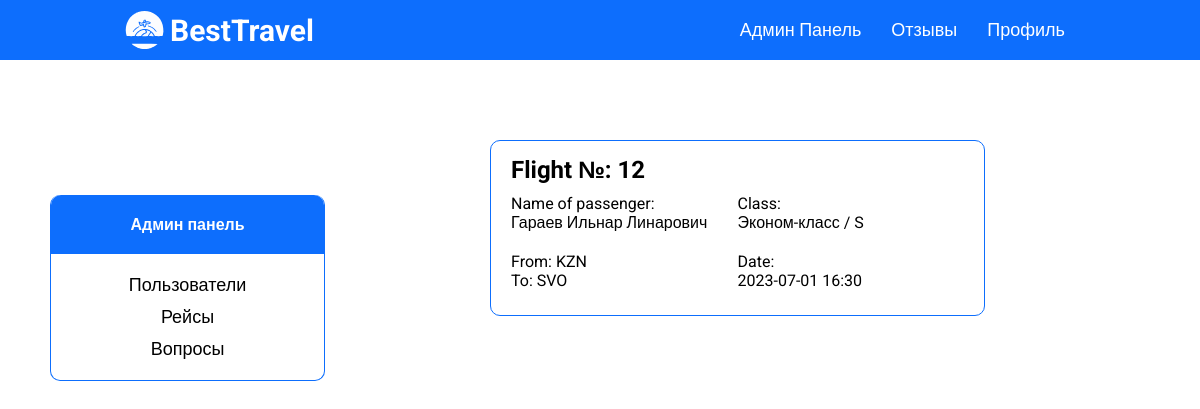
Before: /bookings-user-page.php/2?page=1 (signed in) with the older database file.
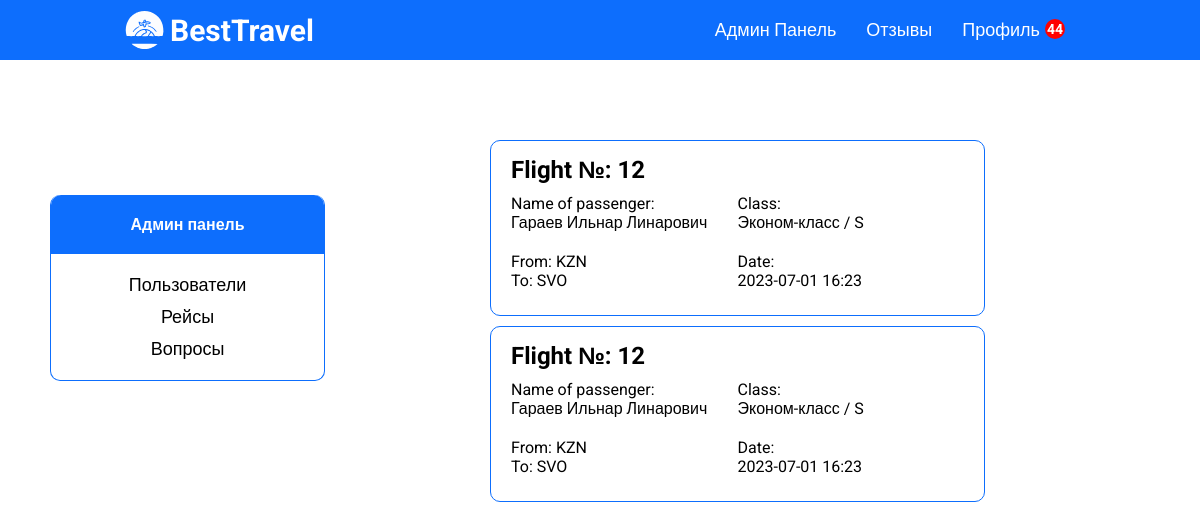
After: the same page with the newer database file.
### tables this page shows
CREATE TABLE `bookings` (
  `book_id` int(11) NOT NULL,
  `flight_id` int(11) NOT NULL,
  `surname` varchar(50) NOT NULL,
  `name` varchar(50) NOT NULL,
  `patronymic` varchar(50) NOT NULL,
  `gender_id` int(11) NOT NULL,
  `birth_date` date NOT NULL,
  `document` varchar(50) NOT NULL,
  `booking_date` timestamp NOT NULL DEFAULT CURRENT_TIMESTAMP,
  `class_id` int(11) NOT NULL,
  `contact_email` varchar(50) NOT NULL,
  `contact_phone` varchar(50) NOT NULL,
  `user_id` int(11) DEFAULT NULL,
  `seat_id` int(11) DEFAULT NULL,
  `total_amount` int(111) NOT NULL
);

CREATE TABLE `classes` (
  `class_id` int(11) NOT NULL,
  `class` varchar(20) NOT NULL,
  `class_code` varchar(10) NOT NULL
);

CREATE TABLE `airports` (
  `airport_id` int(11) NOT NULL,
  `airport_name` varchar(255) NOT NULL,
  `city_id` int(11) NOT NULL,
  `airport_code` varchar(11) NOT NULL
);

CREATE TABLE `flights` (
  `flight_id` int(11) NOT NULL,
  `scheduled_departure` datetime NOT NULL,
  `scheduled_arrival` datetime NOT NULL,
  `departure_airport` int(11) NOT NULL,
  `arrival_airport` int(11) NOT NULL,
  `status_id` int(11) NOT NULL,
  `aircraft_id` int(11) NOT NULL,
  `price` int(11) NOT NULL,
  `actual_departure` datetime DEFAULT NULL,
  `actual_arrival` datetime DEFAULT NULL
);

### functions/methods.php (called while the page is built)
<?php
    class Methods
    {
        public function pagination($array, $max, $page) {
            $max_results = $max;
            $pages = count($array) < $max_results ? 0 : ceil(count($array) / $max_results);
            $offset = $max_results * ($page - 1);
            $items = array_slice($array, $offset, $max_results);
            return ['array' => $items, 'pages' => $pages];
        }
        public function convDate($date) {
            $x = new DateTime($date);
            return $x->format('Y-m-d');
        }
        public function convTime($date) {
            $x = new DateTime($date);
            return $x->format('H:i');
        }
  }
  $mtd = new Methods;
?>

### database/requests.php (called while the page is built, shortened)
<?php
function getAll($string)
{
    require 'connect.php';
    $data = mysqli_query($connect, $string);
    if (mysqli_num_rows($data) > 0) {
        return mysqli_fetch_all($data, MYSQLI_ASSOC);
    } else {
        return false;
    }
}
class ApiProvider
{
    public function getActiveBookings($user_id)
    {
        return getAll("
        select b.book_id, b.flight_id, b.surname, b.name, b.patronymic,
        from_a.airport_code as from_n, to_a.airport_code as to_n,
        f.scheduled_departure, c.class_code, c.class, st.seat_no from bookings b
        left join flights f on f.flight_id = b.flight_id
        left join airports from_a on from_a.airport_id = f.departure_airport
        left join airports to_a on to_a.airport_id = f.arrival_airport
        left join tickets t on t.book_id = b.book_id
        left join statuses s on s.status_id = f.status_id
        left join classes c on c.class_id = b.class_id
        left join seats st on st.seat_id = b.seat_id
        where b.user_id = '$user_id' and f.status_id = '1';
      ");
    }
    public function getNotifications($user_id)
    {
        return getAll("
            select n.notification_id, n.notification_title, n.notification_desc, n.notification_date, n.flight_id from notifications n
            left join bookings b on b.flight_id = n.flight_id
            where n.flight_id in (select flight_id from bookings where user_id = '$user_id')
            and n.notification_date > b.booking_date
            order by n.notification_date desc;
        ");
    }
}
?>

### bookings-user-page.php (the view, shortened to what this page needs)
<?php
require_once 'database/requests.php';
require_once 'functions/methods.php';
$id = explode('/', $_SERVER['REQUEST_URI'])[2];
$history = $provider->getActiveBookings($id);
if ($history) {
    $pagination = $mtd->pagination($history, 4, $_GET['page']);
    $history = $pagination['array'];
}
?>
<!DOCTYPE html>
<html lang="ru">
<?php require_once 'templates/head.php'; ?>
<body>
<?php require_once 'templates/header.php'; ?>
<div class="container">
    <div class="profile">
        <?php require_once 'templates/aside.php'; ?>
        <div class="profile-orders">
            <?php if($history): ?>
                <?php foreach($history as $item): ?>
                    <div id='screenscoot' class="profile-ticket padding border border-radius">
                        <h2 class='profile-ticket-title'>Flight №: <?= $item['flight_id'] ?></h2>
                        <div class="profile-ticket-info">
                            <div class="profile-ticket-info-item">
                                <div class='info-item'>
                                    <div>Name of passenger:</div>
                                    <div><?= $item['surname'] ?> <?= $item['name'] ?> <?= $item['patronymic'] ?></div>
                                </div>
                                <div class='info-item'>
                                    <div>Class:</div>
                                    <div class='info-item-class'><?= $item['class'] ?> / <?= $item['class_code'] ?></div>
                                </div>
                            </div>
                            <div class="profile-ticket-info-item">
                                <div>
                                    <p>From: <?= $item['from_n'] ?></p>
                                    <p>To: <?= $item['to_n'] ?></p>
                                </div>
                                <div>
                                    <p>Date:</p>
                                    <p><?= $mtd->convDate($item['scheduled_departure']); ?> <?= $mtd->convTime($item['scheduled_departure']); ?></p>
                                </div>
                            </div>
                        </div>
                    </div>
                <?php endforeach; ?>
            <?php else: ?>
                <h2 class="tac">Нет активной брони</h2>
            <?php endif; ?>
        </div>
    </div>
</div>
</body>
</html>

### templates/head.php (shortened to what this page needs)
<head>
  <link rel="stylesheet" href="../assets/css/style.css">
</head>

### templates/header.php (shortened to what this page needs)
<header>
    <div class="header df jcsb aic bg">
        <div class="burger">
            <a class="logo" href="/"><img src="../assets/images/logo.svg" alt="">BestTravel</a>
        </div>
        <div class="menu df">
            <?php if ($_SESSION['user']['role'] == '3'): ?>
                <a href="/admin-users-page.php?page=1">Админ Панель</a>
            <?php endif ?>
            <?php if (!$_SESSION['user']): ?>
                <a href="/reviews-page.php">Отзывы</a>
                <a href="/auth-page.php">Войти</a>
            <?php else: ?>
                <a href="/reviews-page.php">Отзывы</a>
                <a class="df"
                   href="/profile-page.php?page=1">Профиль <?php if ($provider->getNotifications($_SESSION['user']['id'])): ?>
                        <span
                            class="badge none"><?= count($provider->getNotifications($_SESSION['user']['id'])) ?></span><?php endif; ?>
                </a>
            <?php endif ?>
        </div>
    </div>
</header>

### templates/aside.php
<aside>
  <h4>Админ панель</h4>
  <div class="df fc jcsb aic padding">
      <a href="/admin-users-page.php?page=1">Пользователи</a>
      <a href="/admin-flights-page.php?page=1">Рейсы</a>
      <a href="/admin-appeals-page.php?page=1">Вопросы</a>
  </div>
</aside>

### assets/css/style.css (style rules this page uses)
* { margin: 0; padding: 0; box-sizing: border-box; font-family: 'Roboto', sans-serif; }
html { scroll-behavior: smooth; }
body { overflow-x: hidden; }
.container { max-width: 1600px; margin: 0 auto; }
img { width: 100%; height: 100%; object-fit: contain; }
a { text-decoration: none; color: black; }
h1, h2, h3, h4, h5 { padding: 15px; }
.padding { padding: 15px 20px; }
.border { border: 1px solid #0d6efd; }
.border-radius { border-radius: 10px; }
.df { display: flex; }
.fc { flex-direction: column; }
.jcsb { justify-content: space-between; }
.aic { align-items: center; }
.bg { background: #0d6efd; }
.header { max-width: 100%; height: 60px; padding: 1% 10%; }
.header > .menu > a { padding: 10px 15px; color: #fff; font-size: 18px; border-radius: 10px; transition: linear .2s; }
aside { width: 20%; height: fit-content; border: solid #0d6efd; border-width: 0 1px 1px 1px; border-radius: 10px; margin-top: 5%; }
aside > h4 { padding: 20px; background: #0d6efd; color: #fff; text-align: center; border-radius: 10px 10px 0 0; }
aside > div > a { text-decoration: none; margin: 5px; font-size: 18px; transition: linear .1s; }
.logo { font-size: 30px; font-weight: bold; color: #fff; }
.profile { width: 100%; display: flex; flex-wrap: wrap; padding: 30px 0; }
.profile-orders { width: 75%; display: flex; flex-direction: column; align-items: center; }
.profile-ticket { width: 45%; margin: 0 0 10px 0; }
.profile-ticket-info { display: flex; width: 100%; flex-wrap: wrap; }
.profile-ticket-info-item { display: flex; justify-content: space-between; flex-wrap: wrap; width: 100%; }
.profile-ticket-info-item > div { width: 50%; margin: 10px 0; }
.profile-ticket-title { padding: 0; }
.badge { display: flex; justify-content: center; align-items: center; background: red; border-radius: 50%; width: 20px; height: 20px; margin-left: 5px; color: white; font-weight: bold; font-size: 14px; }
.logo { display: flex; align-items: center; width: 50px; }
.logo > img { width: 50px; }
@media screen and (max-width: 1600px) { .container { padding: 50px; } }
@media screen and (max-width: 1600px) { aside { width: 25%; } }
@media screen and (max-width: 1600px) { .profile-ticket { width: 60%; } }

Changed rows visible on the page:
changed through a linked row, bookings (number 1 of 2 on the later page): flight.scheduled_departure "16:30" → "16:23"
added bookings: flight "12", surname "Гараев", name "Ильнар", patronymic "Линарович", class.class "Эконом-класс", class.class_code "S", airports.airport_code "KZN", airports.airport_code "SVO", flight.scheduled_departure "2023-07-01", flight.scheduled_departure "16:23"
Other visible differences:
count($provider->getNotifications($_SESSION['user']['id'])): (not shown) → "44"
